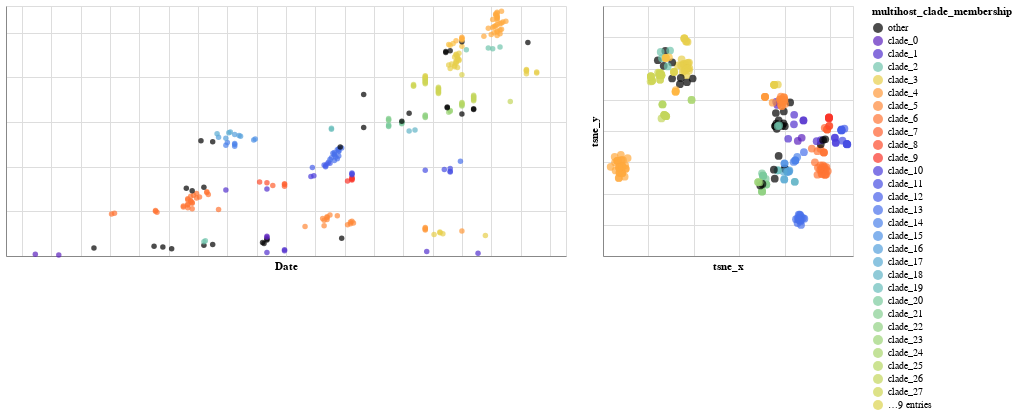

The notebook cell saved with this chart:
### Code cell
list_of_chart = linking_tree_with_plots_brush(
    merged_tsne_df,
    ['tsne_x','tsne_y'],
    ['tsne_x','tsne_y'],
    'multihost_clade_membership:N',
    ["host:N","strain:N"],
    domain,
    range_
)
chart_tsne = list_of_chart[0]|list_of_chart[1]
chart_tsne

### Figure 1 — Vega-Lite specification as saved in the notebook (floating-point values rounded to 4 significant figures; data arrays with more than 128 entries replaced by an {"elided": "..."} marker saying what was removed)
{"config": {"view": {"continuousWidth": 400, "continuousHeight": 300}}, "hconcat": [{"mark": "circle", "encoding": {"color": {"condition": {"type": "nominal", "field": "multihost_clade_membership", "scale": {"domain": ["other", "clade_0", "clade_1", "clade_2", "clade_3", "clade_4", "clade_5", "clade_6", "clade_7", "clade_8", "clade_9", "clade_10", "clade_11", "clade_12", "clade_13", "clade_14", "clade_15", "clade_16", "clade_17", "clade_18", "clade_19", "clade_20", "clade_21", "clade_22", "clade_23", "clade_24", "clade_25", "clade_26", "clade_27", "clade_28", "clade_29", "clade_30", "clade_31", "clade_32", "clade_33", "clade_34", "clade_35", "clade_36"], "range": ["#000000", "#5c22be", "#5330cd", "#71c4ac", "#e7cf4b", "#ff9a3c", "#ff8939", "#ff7535", "#ff6131", "#fd4b2c", "#f93529", "#4b3ddb", "#474ee3", "#4760e9", "#4971eb", "#4b82e9", "#4f92e5", "#549fdc", "#5aabd3", "#61b4c6", "#68bdba", "#7bca9d", "#86ce91", "#91d283", "#9dd478", "#aad66d", "#b6d764", "#c3d65c", "#cfd555", "#dcd34f", "#e7cf4b", "#f9c244", "#ffb642", "#ffaa3f", "#000000", "#5c22be", "#5330cd", "#71c4ac"]}, "selection": "selector011"}, "value": "gray"}, "tooltip": [{"type": "nominal", "field": "host"}, {"type": "nominal", "field": "strain"}], "x": {"type": "quantitative", "axis": {"labels": false, "ticks": false}, "field": "date", "scale": {"domain": [2012.0, 2016.0]}, "title": "Date"}, "y": {"type": "quantitative", "axis": {"labels": false, "ticks": false}, "field": "y", "title": ""}}, "height": 250, "selection": {"selector011": {"type": "interval", "resolve": "global"}}, "width": 560}, {"mark": {"type": "circle", "size": 60}, "encoding": {"color": {"condition": {"type": "nominal", "field": "multihost_clade_membership", "scale": {"domain": ["other", "clade_0", "clade_1", "clade_2", "clade_3", "clade_4", "clade_5", "clade_6", "clade_7", "clade_8", "clade_9", "clade_10", "clade_11", "clade_12", "clade_13", "clade_14", "clade_15", "clade_16", "clade_17", "clade_18", "clade_19", "clade_20", "clade_21", "clade_22", "clade_23", "clade_24", "clade_25", "clade_26", "clade_27", "clade_28", "clade_29", "clade_30", "clade_31", "clade_32", "clade_33", "clade_34", "clade_35", "clade_36"], "range": ["#000000", "#5c22be", "#5330cd", "#71c4ac", "#e7cf4b", "#ff9a3c", "#ff8939", "#ff7535", "#ff6131", "#fd4b2c", "#f93529", "#4b3ddb", "#474ee3", "#4760e9", "#4971eb", "#4b82e9", "#4f92e5", "#549fdc", "#5aabd3", "#61b4c6", "#68bdba", "#7bca9d", "#86ce91", "#91d283", "#9dd478", "#aad66d", "#b6d764", "#c3d65c", "#cfd555", "#dcd34f", "#e7cf4b", "#f9c244", "#ffb642", "#ffaa3f", "#000000", "#5c22be", "#5330cd", "#71c4ac"]}, "selection": "selector011"}, "value": "gray"}, "tooltip": [{"type": "nominal", "field": "host"}, {"type": "nominal", "field": "strain"}], "x": {"type": "quantitative", "axis": {"labels": false, "ticks": false}, "field": "tsne_x", "title": "tsne_x"}, "y": {"type": "quantitative", "axis": {"labels": false, "ticks": false}, "field": "tsne_y", "title": "tsne_y"}}, "height": 250, "selection": {"selector011": {"type": "interval", "resolve": "global"}}, "width": 250}], "data": {"name": "data-281c10a957bdc2011e253fc744956adc"}, "$schema": "https://vega.github.io/schema/vega-lite/v4.8.1.json", "datasets": {"data-281c10a957bdc2011e253fc744956adc": {"elided": "274 records"}}}
